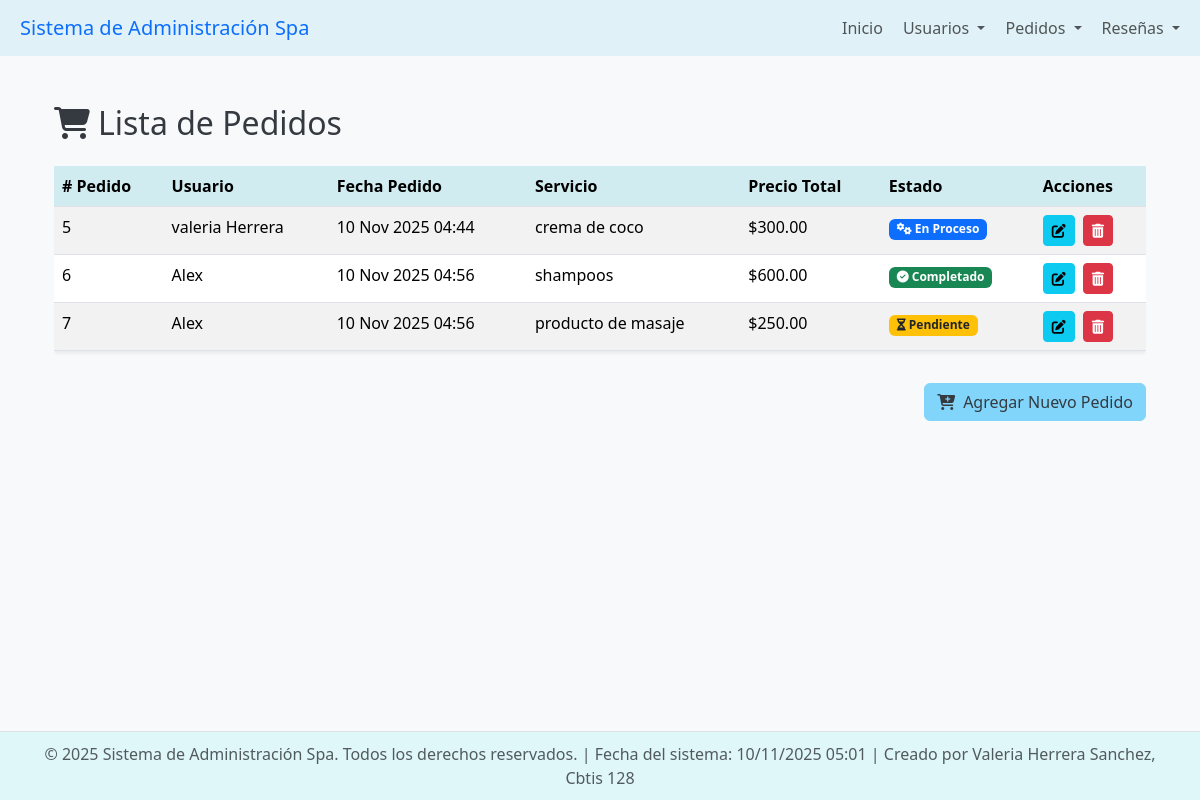
Page /pedidos/ on the committed database.
### app_Spa/models.py (models this page shows, shortened)
class Pedidos(models.Model):
    id_pedido = models.AutoField(primary_key=True, unique=True)
    usuario = models.ForeignKey(
        Usuarios,
        on_delete=models.CASCADE,
        related_name="pedidos"
    )
    fecha_pedido = models.DateTimeField(auto_now_add=True)
    servicio = models.CharField(max_length=100)
    precio_total = models.DecimalField(max_digits=8, decimal_places=2)
    notas_adicionales = models.TextField(blank=True, null=True)
    estado = models.CharField(
        max_length=50,
        default="pendiente",
        choices=[
            ("pendiente", "Pendiente"),
            ("en_proceso", "En Proceso"),
            ("completado", "Completado"),
            ("cancelado", "Cancelado"),
        ]
    )

class Usuarios(models.Model):
    id_usuario = models.AutoField(primary_key=True)
    nombre_completo = models.CharField(max_length=100)
    correo = models.EmailField(unique=True, max_length=250)
    telefono = models.CharField(max_length=15)
    direccion = models.CharField(max_length=200)
    fecha_registro = models.DateTimeField(auto_now_add=True)
    activo = models.BooleanField(default=True)

### app_Spa/views.py (the view)
# urls.py: path('pedidos/', views.ver_pedidos, name='ver_pedidos'),
def ver_pedidos(request):
    pedidos = Pedidos.objects.all()
    return render(request, 'pedidos/ver_pedidos.html', {'pedidos': pedidos})

### app_Spa/templates/pedidos/ver_pedidos.html (shortened to what this page needs)
{% extends 'base.html' %}
{% load static %}
{% block content %}
<div class="container mt-4">
    <h2 class="mb-4 text-dark-spa"><i class="fas fa-shopping-cart me-2"></i>Lista de Pedidos</h2>
    <div class="table-responsive">
        <table class="table table-striped table-hover shadow-sm">
            <thead class="bg-light-spa">
                <tr>
                    <th scope="col"># Pedido</th>
                    <th scope="col">Usuario</th>
                    <th scope="col">Fecha Pedido</th>
                    <th scope="col">Servicio</th>
                    <th scope="col">Precio Total</th>
                    <th scope="col">Estado</th>
                    <th scope="col">Acciones</th>
                </tr>
            </thead>
            <tbody>
                {% for pedido in pedidos %}
                <tr>
                    <td>{{ pedido.id_pedido }}</td>
                    <td>{{ pedido.usuario.nombre_completo }}</td>
                    <td>{{ pedido.fecha_pedido|date:"d M Y H:i" }}</td>
                    <td>{{ pedido.servicio }}</td>
                    <td>${{ pedido.precio_total|floatformat:2 }}</td>
                    <td>
                        {% if pedido.estado == 'pendiente' %}
                            <span class="badge bg-warning text-dark"><i class="fas fa-hourglass-half"></i> Pendiente</span>
                        {% elif pedido.estado == 'en_proceso' %}
                            <span class="badge bg-primary"><i class="fas fa-cogs"></i> En Proceso</span>
                        {% elif pedido.estado == 'completado' %}
                            <span class="badge bg-success"><i class="fas fa-check-circle"></i> Completado</span>
                        {% else %}
                            <span class="badge bg-danger"><i class="fas fa-times-circle"></i> Cancelado</span>
                        {% endif %}
                    </td>
                    <td>
                        <a href="{% url 'actualizar_pedidos' pedido.id_pedido %}" class="btn btn-sm btn-info me-1" title="Editar">
                            <i class="fas fa-edit"></i>
                        </a>
                        <a href="{% url 'borrar_pedidos' pedido.id_pedido %}" class="btn btn-sm btn-danger" title="Borrar">
                            <i class="fas fa-trash-alt"></i>
                        </a>
                    </td>
                </tr>
                {% empty %}
                <tr>
                    <td colspan="7" class="text-center p-4">No hay pedidos registrados aún.</td>
                </tr>
                {% endfor %}
            </tbody>
        </table>
    </div>
    <div class="text-end mt-3">
        <a href="{% url 'agregar_pedidos' %}" class="btn btn-spa-primary">
            <i class="fas fa-cart-plus me-2"></i>Agregar Nuevo Pedido
        </a>
    </div>
</div>
{% endblock %}

### app_Spa/templates/base.html (shortened to what this page needs)
{% load static %}
<!DOCTYPE html>
<html lang="es">
<head>
    <link href="https://cdn.jsdelivr.net/npm/bootstrap@5.3.3/dist/css/bootstrap.min.css" rel="stylesheet">
    <link rel="stylesheet" href="https://cdnjs.cloudflare.com/ajax/libs/font-awesome/6.5.2/css/all.min.css">
</head>
<body>
    {% include 'navbar.html' %}
    <div class="container content mt-4">
        {% block content %}
        {% endblock %}
    </div>
    {% include 'footer.html' %}
</body>
</html>

### app_Spa/templates/navbar.html (shortened to what this page needs)
<nav class="navbar navbar-expand-lg navbar-light">
    <div class="container-fluid">
        <a class="navbar-brand text-primary" href="{% url 'inicio_spa' %}">
            Sistema de Administración Spa
        </a>
        <div class="collapse navbar-collapse" id="navbarNavDropdown">
            <ul class="navbar-nav ms-auto">
                <li class="nav-item">
                    <a class="nav-link" href="{% url 'inicio_spa' %}">
                        Inicio
                    </a>
                </li>
                <li class="nav-item dropdown">
                    <a class="nav-link dropdown-toggle" href="#" id="navbarDropdownMenuLinkUsuarios" role="button"
                        data-bs-toggle="dropdown" aria-expanded="false">
                        Usuarios
                    </a>
                </li>
                <li class="nav-item dropdown">
                    <a class="nav-link dropdown-toggle" href="#" id="navbarDropdownMenuLinkPedidos" role="button"
                        data-bs-toggle="dropdown" aria-expanded="false">
                        Pedidos
                    </a>
                </li>
                <li class="nav-item dropdown">
                    <a class="nav-link dropdown-toggle" href="#" id="navbarDropdownMenuLinkResenas" role="button"
                        data-bs-toggle="dropdown" aria-expanded="false">
                        Reseñas
                    </a>
                </li>
            </ul>
        </div>
    </div>
</nav>

### app_Spa/templates/footer.html
<footer class="footer bg-light-spa text-dark-spa">
    <div class="container">
        <span class="text-muted">
            &copy; {% now "Y" %} Sistema de Administración Spa. Todos los derechos reservados. |
            Fecha del sistema: {% now "d/m/Y H:i" %} |
            Creado por Valeria Herrera Sanchez, Cbtis 128
        </span>
    </div>
</footer>

### app_Spa/templates/base.html (style rules this page uses)
body { display: flex; flex-direction: column; min-height: 100vh; background-color: #f8f9fa; }
.content { flex: 1; padding-bottom: 70px; }
.footer { position: fixed; bottom: 0; width: 100%; background-color: #f8f9fa; color: #6c757d; padding: 10px 0; text-align: center; border-top: 1px solid #dee2e6; }
.navbar { background-color: #e0f2f7; }
.table th { background-color: #d1ecf1; }
:root { --primary-light: #e0f7fa; --secondary-light: #fce4ec; --text-dark: #343a40; --accent-blue: #81d4fa; }
.bg-light-spa { background-color: var(--primary-light); }
.text-dark-spa { color: var(--text-dark); }
.btn-spa-primary { background-color: var(--accent-blue); border-color: var(--accent-blue); color: var(--text-dark); }

### rows in the picture
Pedidos: id_pedido "5", usuario.nombre_completo "valeria Herrera", fecha_pedido "10 Nov 2025 04:44", servicio "crema de coco", precio_total "300.00", estado "en_proceso" (drawn)
Pedidos: id_pedido "6", usuario.nombre_completo "Alex", fecha_pedido "10 Nov 2025 04:56", servicio "shampoos", precio_total "600.00", estado "completado" (drawn)
Pedidos: id_pedido "7", usuario.nombre_completo "Alex", fecha_pedido "10 Nov 2025 04:56", servicio "producto de masaje", precio_total "250.00", estado "pendiente" (drawn)
